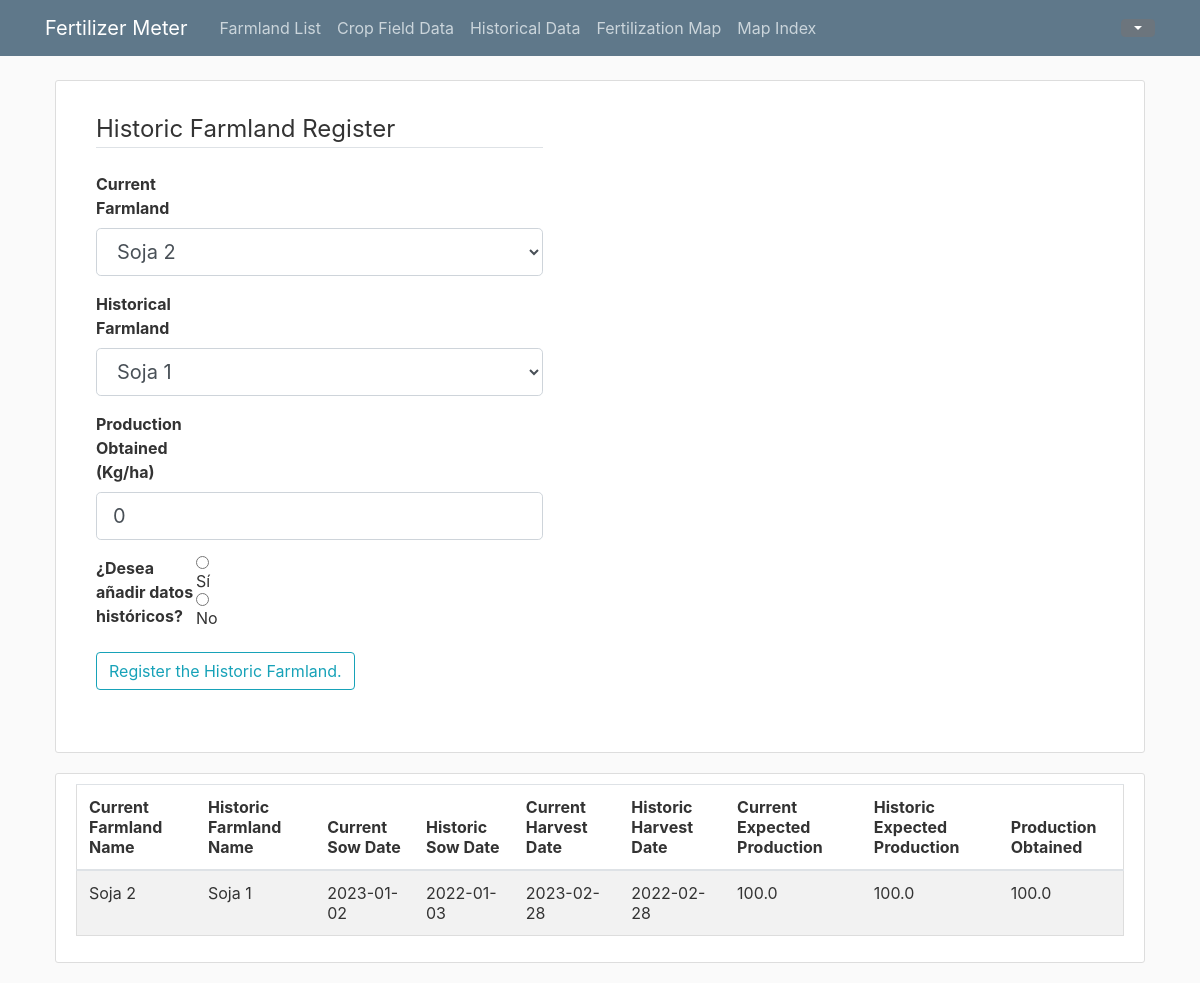
/historic (signed in), run on an earlier commit of the app's database.
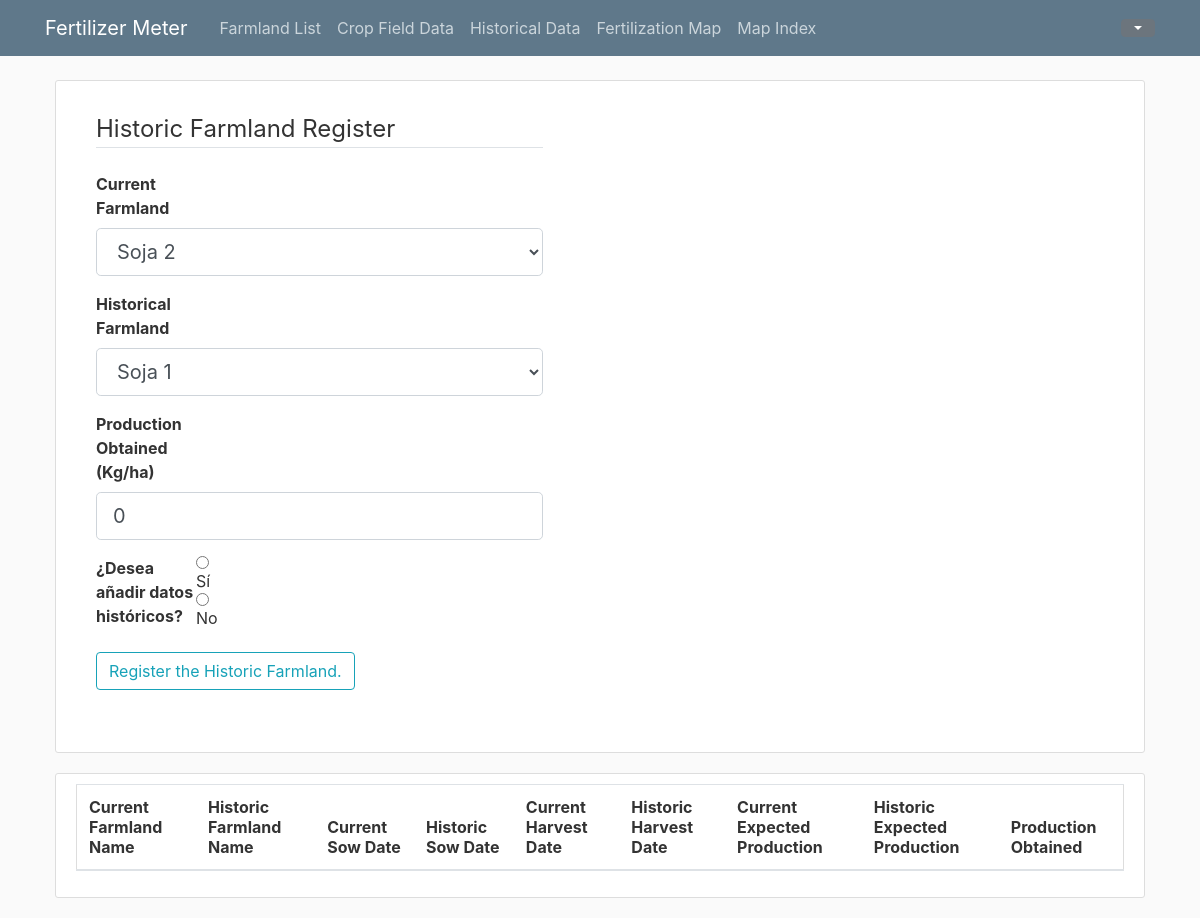
And on a later commit of the database.
### WebApp/models.py (models this page shows, shortened)
class Historical(db.Model):
    __tablename__ = 'historical'
    current_farm_id = db.Column(db.Integer, db.ForeignKey('farmlands.id'), primary_key=True)
    historical_farm_id = db.Column(db.Integer, db.ForeignKey('farmlands.id'), primary_key=True)
    product_obtained = db.Column(db.Float)

class Farmland(db.Model):
    __tablename__ = 'farmlands'
    id = db.Column(db.Integer, primary_key=True)
    name = db.Column(db.String(50), unique=True, nullable=False)
    croptype_id = db.Column(db.Integer, db.ForeignKey('crops.id'))
    sow_date = db.Column(db.Date)
    harvest_date = db.Column(db.Date)
    product_expected = db.Column(db.Float)
    coordinates = db.Column(db.String(200), unique=True, nullable=False)
    current_farm = db.relationship('Historical',
                                   foreign_keys=[Historical.current_farm_id],
                                   backref=db.backref('current', lazy='joined'),
                                   lazy=True)
    historical_farm = db.relationship('Historical',
                                      foreign_keys=[Historical.historical_farm_id],
                                      backref=db.backref('historical', lazy='joined'),
                                      lazy=True)
    historicalfarmlands = db.relationship('HistoricFarmland', backref='farmland', lazy=True)

### WebApp/routes.py (the view, shortened to what this page needs)
@main.route("/historic", methods=['GET','POST'])
@login_required
def historical():
    form = HistoricalForm()
    form.current_farm.choices = [(f.id, f.name) for f in Farmland.query.order_by(Farmland.name).filter(Farmland.harvest_date > dt.date(dt.datetime.now().year, dt.datetime.now().month, dt.datetime.now().day)).all()]
    form.historical_farm.choices = [(f.id, f.name) for f in Farmland.query.order_by(Farmland.name).filter(Farmland.harvest_date <= dt.date(dt.datetime.now().year, dt.datetime.now().month, dt.datetime.now().day)).all()]
    Current_Farmland = aliased(Farmland)
    Historical_Farmland = aliased(Farmland)
    historic_table = db.session.query(Historical, Historical_Farmland, Current_Farmland) \
        .join(Historical_Farmland, Historical_Farmland.id == Historical.historical_farm_id) \
        .join(Current_Farmland, Current_Farmland.id == Historical.current_farm_id) \
        .add_columns(Current_Farmland.name.label('current_name'),
                     Historical_Farmland.name.label('historic_name'),
                     Current_Farmland.sow_date.label('current_sow_date'),
                     Historical_Farmland.sow_date.label('historic_sow_date'),
                     Current_Farmland.harvest_date.label('current_harvest_date'),
                     Historical_Farmland.harvest_date.label('historic_harvest_date'),
                     Current_Farmland.product_expected.label('current_production'),
                     Historical_Farmland.product_expected.label('historic_production'),
                     Historical.product_obtained.label('production_obtained')) # .all()
    return render_template('historical.html', title='Historical', form=form, historics=historic_table)

### WebApp/forms.py (shortened to what this page needs)
class HistoricalForm(FlaskForm):
    current_farm = SelectField('Current Farmland', coerce=int)
    historical_farm = SelectField('Historical Farmland', coerce=int)
    productobtained = FloatField("Production Obtained (Kg/ha)", validators=[Optional()], default=0)
    submit = SubmitField('Register the Historic Farmland.')

### WebApp/models.py (called while the page is built)
@login_manager.user_loader
def load_user(user_id):
    return User.query.get(int(user_id))

### WebApp/templates/historical.html (shortened to what this page needs)
{% extends "layout.html" %}
{% block content %}
    <div class="content-section">
        <form method="POST" action="">
            <fieldset class="form-group">
                <legend class="border-bottom mb-4">Historic Farmland Register</legend>
                <div class="form-group">
                    {{ form.current_farm.label(class="form-control-label") }}
                    {% if form.current_farm.errors %}
                        {{ form.current_farm(class="form-control form-control-lg is-invalid") }}
                        <div class="invalid-feedback">
                            {% for error in form.current_farm.errors %}
                                <span>{{ error }}</span>
                            {% endfor %}
                        </div>
                    {% else %}
                        {{ form.current_farm(class="form-control form-control-lg") }}
                    {% endif %}
                </div>
                <div class="form-group">
                    {{ form.historical_farm.label(class="form-control-label") }}
                    {% if form.historical_farm.errors %}
                        {{ form.historical_farm(class="form-control form-control-lg is-invalid") }}
                        <div class="invalid-feedback">
                            {% for error in form.historical_farm.errors %}
                                <span>{{ error }}</span>
                            {% endfor %}
                        </div>
                    {% else %}
                        {{ form.historical_farm(class="form-control form-control-lg") }}
                    {% endif %}
                </div>
                <div class="form-group">
                    {{ form.productobtained.label(class="form-control-label") }}
                    {% if form.productobtained.errors %}
                        {{ form.password(class="form-control form-control-lg is-invalid") }}
                        <div class="invalid-feedback">
                            {% for error in form.productobtained.errors %}
                                <span>{{ error }}</span>
                            {% endfor %}
                        </div>
                    {% else %}
                        {{ form.productobtained(class="form-control form-control-lg") }}
                    {% endif %}
                </div>
                <label for="historicos">¿Desea añadir datos históricos?</label>
                <input type="radio" name="sel-historicos" id="si-historicos" onchange="javascript:showRadial('datos-historicos','si-historicos')">Sí
                <input type="radio" name="sel-historicos" id="no-historicos" onchange="javascript:showRadial('datos-historicos','si-historicos')">No
            </fieldset>
            <div class="form-group">
                {{ form.submit(class="btn btn-outline-info") }}
            </div>
        </form>
    </div>
    <div class="content-section">
        <table id="data" class="table table-striped">
          <thead>
            <tr>
              <th>Current Farmland Name</th>
              <th>Historic Farmland Name</th>
              <th>Current Sow Date</th>
              <th>Historic Sow Date</th>
              <th>Current Harvest Date</th>
              <th>Historic Harvest Date</th>
              <th>Current Expected Production</th>
              <th>Historic Expected Production</th>
              <th>Production Obtained</th>
            </tr>
          </thead>
          <tbody>
            {% for historic in historics %}
              <tr>
                <td>{{ historic.current_name }}</td>
                <td>{{ historic.historic_name }}</td>
                <td>{{ historic.current_sow_date }}</td>
                <td>{{ historic.historic_sow_date }}</td>
                <td>{{ historic.current_harvest_date }}</td>
                <td>{{ historic.historic_harvest_date }}</td>
                <td>{{ historic.current_production }}</td>
                <td>{{ historic.historic_production }}</td>
                <td>{{ historic.production_obtained }}</td>
              </tr>
            {% endfor %}
          </tbody>
        </table>
    </div>
{% endblock %}

### WebApp/templates/layout.html (shortened to what this page needs)
<html>
<head>
    <link rel="stylesheet" href="https://maxcdn.bootstrapcdn.com/bootstrap/4.0.0/css/bootstrap.min.css">
    <link rel="stylesheet" type="text/css" href="{{ url_for('static', filename='main.css') }}">
    <link rel="stylesheet" type="text/css" href="https://cdn.datatables.net/1.10.25/css/dataTables.bootstrap5.css">
    <link rel="stylesheet" href="https://unpkg.com/leaflet@1.9.3/dist/leaflet.css"/>
    <link rel="stylesheet" href="https://unpkg.com/@geoman-io/leaflet-geoman-free@latest/dist/leaflet-geoman.css" />
    <link rel="stylesheet" href="https://cdnjs.cloudflare.com/ajax/libs/Leaflet.awesome-markers/2.0.2/leaflet.awesome-markers.css"/>
    <link rel="stylesheet" href="https://cdn.jsdelivr.net/gh/python-visualization/folium/folium/templates/leaflet.awesome.rotate.min.css"/>
    <link rel="stylesheet" href="https://maxcdn.bootstrapcdn.com/font-awesome/4.6.3/css/font-awesome.min.css"/>
    <link rel="stylesheet" href="https://cdnjs.cloudflare.com/ajax/libs/leaflet.draw/1.0.2/leaflet.draw.css"/>
    <link rel="stylesheet" href="https://unpkg.com/leaflet-control-geocoder/dist/Control.Geocoder.css"/>
</head>
<body>
    <header class="site-header">
      <nav class="navbar navbar-expand-md navbar-dark bg-steel fixed-top">
        <div class="container">
          <a class="navbar-brand mr-4" href="/">Fertilizer Meter</a>
          <div class="collapse navbar-collapse" id="navbarToggle">
            <div class="navbar-nav mr-auto">
              {% if current_user.is_authenticated %}
                  <a class="nav-item nav-link" href="{{ url_for('main.land_selection') }}">Farmland List</a>
                  <a class="nav-item nav-link" href="{{ url_for('main.insert_farmland_data') }}">Crop Field Data</a>
                  <a class="nav-item nav-link" href="{{ url_for('main.historical') }}">Historical Data</a>
                  <a class="nav-item nav-link" href="{{ url_for('main.fertilizer_maps') }}">Fertilization Map</a>
                  <a class="nav-item nav-link" href="{{ url_for('main.maps') }}">Map Index</a>
              {% endif %}
            </div>
            <div class="dropdown">
                <button class="btn btn-secondary dropdown-toggle" type="button" id="dropdownMenuButton" data-toggle="dropdown" aria-haspopup="true" aria-expanded="false"></button>
            </div>
          </div>
        </div>
      </nav>
    </header>
    <main role="main" class="container">
      <div class="row">
        <div class="col-md-12">
          {% block content %}{% endblock %}
        </div>
      </div>
    </main>
</body>
</html>

### WebApp/static/main.css (style rules this page uses)
body { background: #fafafa; color: #333333; margin-top: 5rem; }
.bg-steel { background-color: #5f788a; }
.site-header .navbar-nav .nav-link { color: #cbd5db; }
.content-section { background: #ffffff; padding: 10px 20px; border: 1px solid #dddddd; border-radius: 3px; margin-bottom: 20px; }
form { padding: 20px; display: inline-block; }
label { font-weight: bold; display: block; width: 100px; float: left; }
label, input { display: block; border-color: #1c005c; }
* { box-sizing: border-box; }
.row { margin-left:-5px; margin-right:-5px; }
.row::after { content: ""; clear: both; display: table; }
table { border-collapse: collapse; border-spacing: 0; width: 100%; border: 1px solid #ddd; }
th, td { text-align: left; padding: 16px; }

What changed in the data, as far as the page shows it:
removed Historical: current_name "Soja 2", historic_name "Soja 1", current_sow_date "2023-01-02", historic_sow_date "2022-01-03", current_harvest_date "2023-02-28", historic_harvest_date "2022-02-28", current_production "100.0", historic_production "100.0", production_obtained "100.0"
